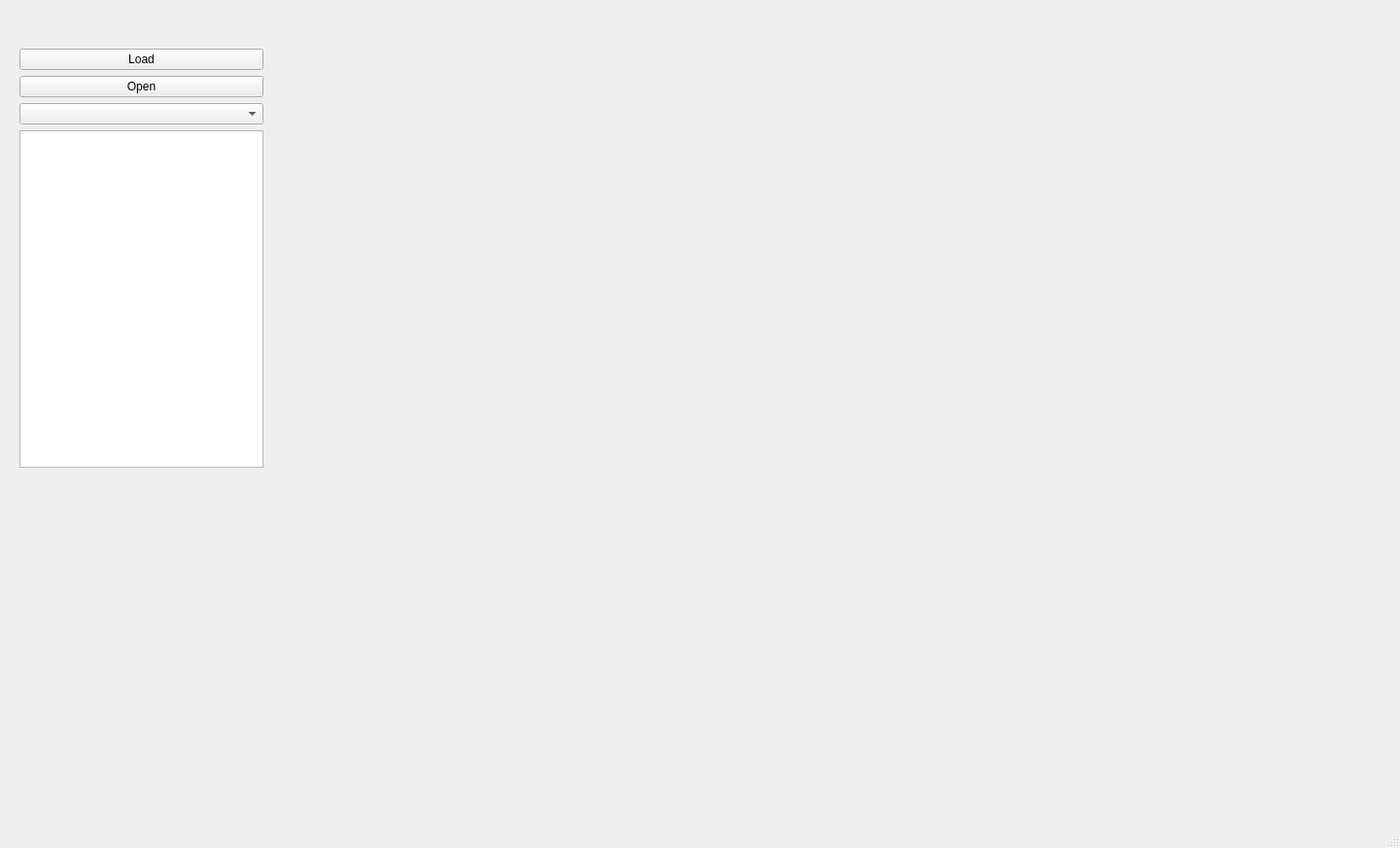
<?xml version="1.0" encoding="UTF-8"?>
<ui version="4.0">
 <class>MainWindow</class>
 <widget class="QMainWindow" name="MainWindow">
  <property name="geometry">
   <rect>
    <x>0</x>
    <y>0</y>
    <width>1440</width>
    <height>872</height>
   </rect>
  </property>
  <property name="windowTitle">
   <string>MainWindow</string>
  </property>
  <widget class="QWidget" name="centralwidget">
   <widget class="QWidget" name="verticalLayoutWidget_2">
    <property name="geometry">
     <rect>
      <x>20</x>
      <y>50</y>
      <width>251</width>
      <height>431</height>
     </rect>
    </property>
    <layout class="QVBoxLayout" name="verticalLayout_2">
     <item>
      <layout class="QVBoxLayout" name="verticalLayout">
       <item>
        <widget class="QPushButton" name="btn_load">
         <property name="text">
          <string>Load</string>
         </property>
        </widget>
       </item>
       <item>
        <widget class="QPushButton" name="btn_file">
         <property name="text">
          <string>Open</string>
         </property>
        </widget>
       </item>
       <item>
        <widget class="QComboBox" name="box_filters"/>
       </item>
      </layout>
     </item>
     <item>
      <widget class="QPlainTextEdit" name="plainTextEdit"/>
     </item>
    </layout>
   </widget>
  </widget>
  <widget class="QMenuBar" name="menubar">
   <property name="geometry">
    <rect>
     <x>0</x>
     <y>0</y>
     <width>1440</width>
     <height>24</height>
    </rect>
   </property>
  </widget>
  <widget class="QStatusBar" name="statusbar"/>
 </widget>
 <resources/>
 <connections/>
</ui>
